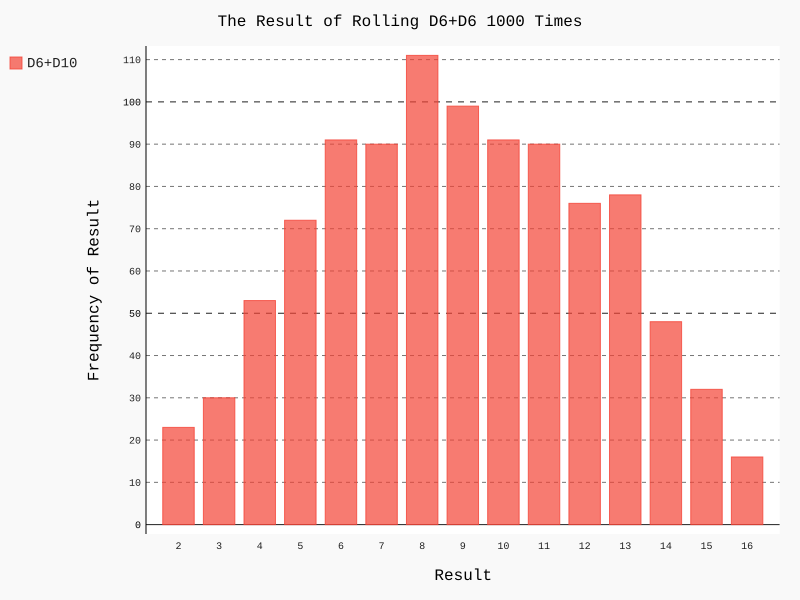

This figure's Python source:
import pygal
from learn_pygal.die import Die
# 让骰子不停翻转，然后把结果放在一个列表中打印出来

die1 = Die()
die2 = Die(10)
result = []

# 翻转一百次
for i in range(1000):
    max_num = die1.roll() + die2.roll()
    result.append(max_num)

# 打印
# print(result)

# 计算每个面出现的次数，存放在列表中
count_result = []

max_numsize = die1.num_sizes + die2.num_sizes
for value in range(2, max_numsize + 1):
    count = result.count(value)
    count_result.append(count)

# print(count_result)

# 开始绘制直方图
hist = pygal.Bar()

hist.title = "The Result of Rolling D6+D6 1000 Times"
hist.x_labels = ['2', '3', '4', '5', '6', '7', '8', '9', '10', '11', '12', '13', '14', '15', '16']
hist.x_title = "Result"
hist.y_title = "Frequency of Result"

hist.add('D6+D10', count_result)
hist.render_to_file('dice_visual.svg')
